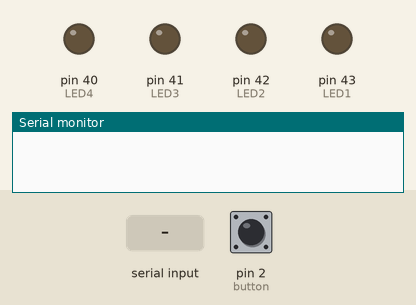
The sketch below on a simulated Arduino Mega 2560, built with avr-gcc and run on an emulated ATmega2560. Parts: output pins drawn as LEDs (lit = HIGH), the last lines printed to the serial monitor. The inputs (shaded band) are chosen by the test bench; at power-on: pin 2 (button) HIGH.

Above: at 1.2 s.
1.3 s: "1\n" received over Serial
2.8 s: pin 2 (button) pulled LOW for 0.15 s
At 3.07 s:
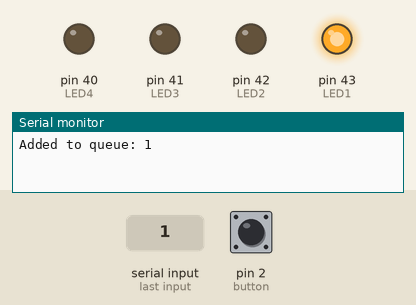
Timing chart, 0 to 5.8 s (numbered marks = the images above; inputs shaded):
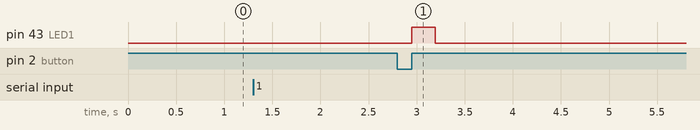

Measured:
- after the input at 2.8 s, pin 43 (LED1): LOW → HIGH after 0.15 s, → LOW 0.24 s later

The sketch:

hw3_4.ino
```cpp
// 시리얼 모니터 입력값에 1, 2, 3, 4 숫자를 넣고 버튼을 누르면 누른 숫자대로 해당 led 불이 켜짐
// ex) 1, 3, 1, 3 -> led1 led3 led1 led3 순으로 on!

#define button 2
#define LED1 43
#define LED2 42
#define LED3 41
#define LED4 40

int queue[50];
int queueLength = 0;

void setup() {
  Serial.begin(9600);
  pinMode(button, INPUT_PULLUP);
  pinMode(LED1, OUTPUT);
  pinMode(LED2, OUTPUT);
  pinMode(LED3, OUTPUT);
  pinMode(LED4, OUTPUT);
  attachInterrupt(digitalPinToInterrupt(button), executeQueue, RISING);
}

void loop() {
  if (Serial.available() > 0) {
    int input = Serial.parseInt();
    if (input >= 1 && input <= 4) {
      enqueue(input);
    }
  }
}

void enqueue(int input) {
  if (queueLength < 50) {
    queue[queueLength] = input;
    queueLength++;
    Serial.print("Added to queue: ");
    Serial.println(input);
  }
}

void executeQueue() {
  for (int i = 0; i < queueLength; i++) {
    switch (queue[i]) {
      case 1:
        blink(LED1);
        break;
      case 2:
        blink(LED2);
        break;
      case 3:
        blink(LED3);
        break;
      case 4:
        blink(LED4);
        break;
    }
  }
  clearQueue();
}

void blink(int led) {
  digitalWrite(led, HIGH);
  delay(50000);
  digitalWrite(led, LOW);
  delay(50000);
}

void clearQueue() {
  queueLength = 0;
  for (int i = 0; i < 50; i++) {
    queue[i] = 0;
  }
}
```
